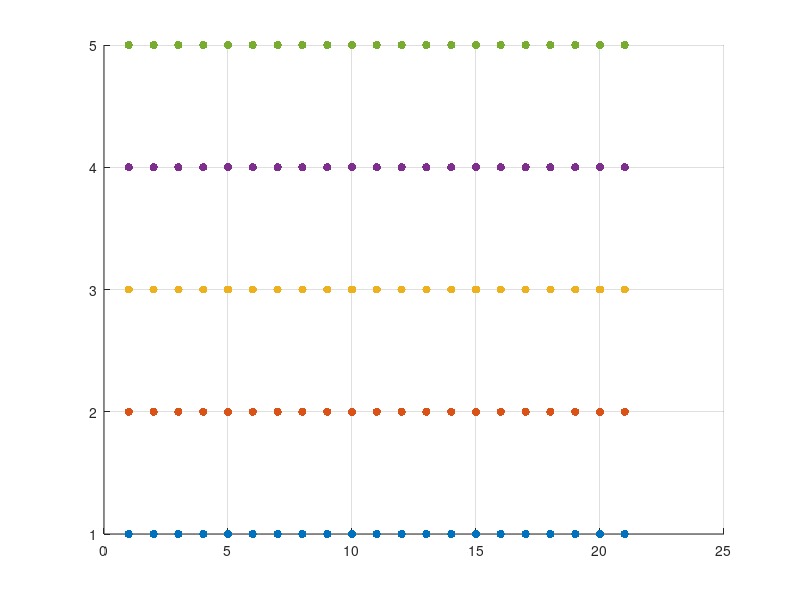

The MATLAB script that drew this image:
clear all

n=20;
An = zeros(1, n+1);


for a0 = 1:5
    An(1) = a0;
    for i = 1:n
       An(i+1) = An(i);
    end
    scatter(1:n+1, An, 'filled')
    grid on
    hold on
end
